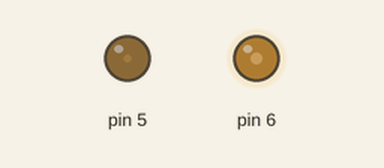
A sketch run on a simulated Arduino Uno, built with avr-gcc and run on an emulated ATmega328P. Parts: output pins drawn as LEDs (lit = HIGH). Random numbers use the default seed unless the sketch sets one.

Above: at 0.72 s.
Timing chart, 0 to 40.0 s (numbered marks = the images above):
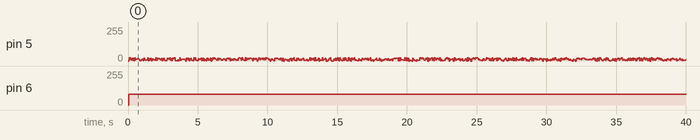

The sketch:

Blink_Perlin.ino
```cpp
// (licence header left out)
#include <math.h>

float x1,y1,x2,y2,persistence;
int octaves;

void setup()
{
  pinMode(5,OUTPUT);
  pinMode(6,OUTPUT);
  analogWrite(5,0);
  analogWrite(6,0);
  //persistence affects the degree to which the "finer" noise is seen
  persistence = 0.25;
  //octaves are the number of "layers" of noise that get computed
  octaves = 3;
  Serial.begin(9600);
}

void loop()
{
  x1 = float(millis())/100.0f;
  y1 = 10.0f;
  x2 = float(millis())/100.0f;
  y2 = 11.0f;

  //PerlinNoise2 results in a float between -1 and 1
  //below we convert to a n int between 0 and 255
  int m = int(PerlinNoise2(x1,y1,persistence,octaves)*128+128);
  int n = int(PerlinNoise2(x2,y2,persistence,octaves)*128+128);

  m = random(25);

//  Serial.print("x1: ");
//  Serial.print(x1);
//  Serial.print("\n");
//
//  Serial.print("y1: ");
//  Serial.print(y1);
//  Serial.print("\n");
//
//  Serial.print("persistence: ");
//  Serial.print(persistence);
//  Serial.print("\n");
//
//  Serial.print("octaves: ");
//  Serial.print(octaves);
//  Serial.print("\n");
//
//  Serial.print("PN: ");
//  Serial.print(PerlinNoise2(x1,y1,persistence,octaves));
//  Serial.print("\n");
//
//  Serial.print("m: ");
//  Serial.print(m);
//  Serial.print("\n");
//
//  Serial.print("*****\n");

  analogWrite(5,m);
  analogWrite(6,n);
  delay(5);
}


//using the algorithm from http://freespace.virgin.net/hugo.elias/models/m_perlin.html
// thanks to hugo elias
float Noise2(float x, float y)
{
  long noise;
  noise = x + y * 57;
  noise = pow(noise << 13,noise);
  return ( 1.0 - ( long(noise * (noise * noise * 15731L + 789221L) + 1376312589L) & 0x7fffffff) / 1073741824.0);
}

float SmoothNoise2(float x, float y)
{
  float corners, sides, center;
  corners = ( Noise2(x-1, y-1)+Noise2(x+1, y-1)+Noise2(x-1, y+1)+Noise2(x+1, y+1) ) / 16;
  sides   = ( Noise2(x-1, y)  +Noise2(x+1, y)  +Noise2(x, y-1)  +Noise2(x, y+1) ) /  8;
  center  =  Noise2(x, y) / 4;
  return (corners + sides + center);
}

float InterpolatedNoise2(float x, float y)
{
  float v1,v2,v3,v4,i1,i2,fractionX,fractionY;
  long longX,longY;

  longX = long(x);
  fractionX = x - longX;

  longY = long(y);
  fractionY = y - longY;

  v1 = SmoothNoise2(longX, longY);
  v2 = SmoothNoise2(longX + 1, longY);
  v3 = SmoothNoise2(longX, longY + 1);
  v4 = SmoothNoise2(longX + 1, longY + 1);

  i1 = Interpolate(v1 , v2 , fractionX);
  i2 = Interpolate(v3 , v4 , fractionX);

  return(Interpolate(i1 , i2 , fractionY));
}

float Interpolate(float a, float b, float x)
{
  //cosine interpolations
  return(CosineInterpolate(a, b, x));
}

float LinearInterpolate(float a, float b, float x)
{
  return(a*(1-x) + b*x);
}

float CosineInterpolate(float a, float b, float x)
{
  float ft = x * 3.1415927;
  float f = (1 - cos(ft)) * .5;

  return(a*(1-f) + b*f);
}

float PerlinNoise2(float x, float y, float persistance, int octaves)
{
  float frequency, amplitude;
  float total = 0.0;

  for (int i = 0; i <= octaves - 1; i++)
  {
    frequency = pow(2,i);
    amplitude = pow(persistence,i);

    total = total + InterpolatedNoise2(x * frequency, y * frequency) * amplitude;
  }

  return(total);
}
```

Measured:
- by itself, pin 6: 0/255 → 80/255 at 0.05 s
